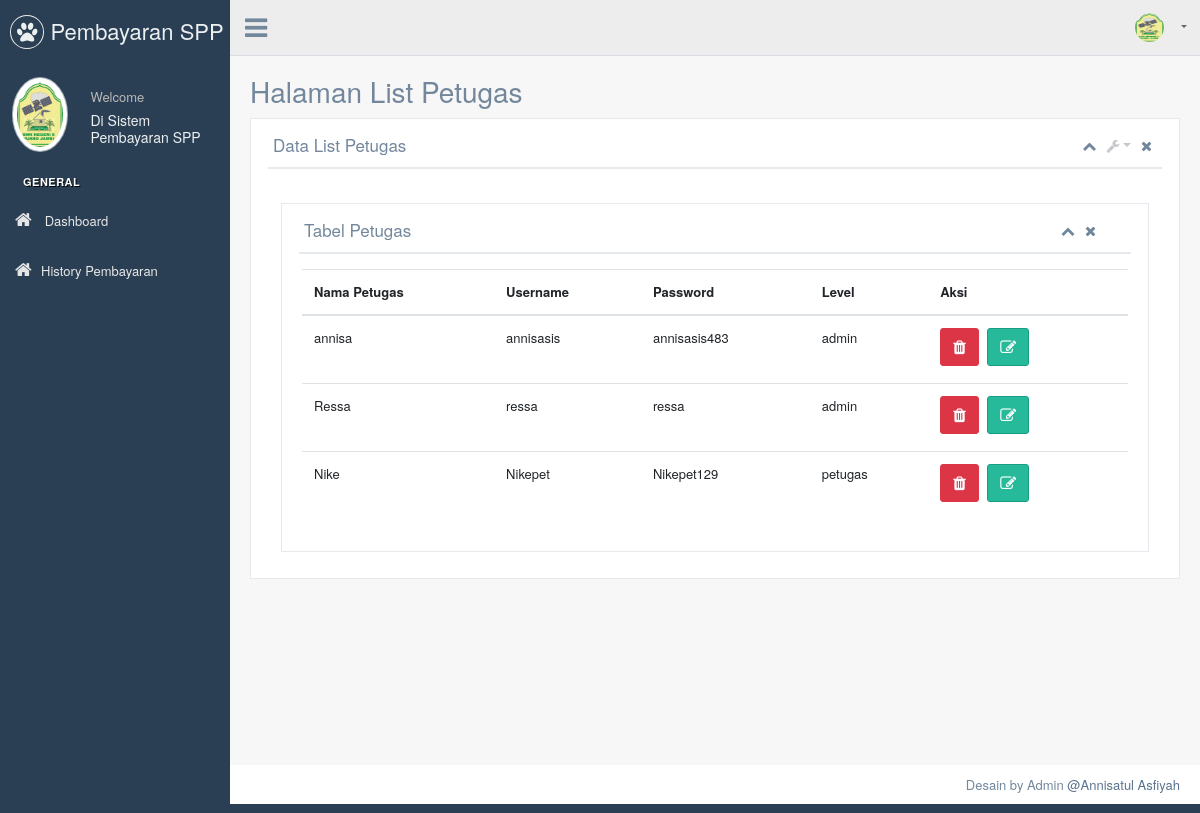
The page /production/list_petugas.php on the database its author committed.
### tables this page shows
CREATE TABLE `petugas` (
  `id_petugas` int(11) NOT NULL,
  `nama_petugas` varchar(35) NOT NULL,
  `level` enum('admin','petugas','siswa') NOT NULL,
  `username` varchar(25) NOT NULL,
  `password` varchar(25) NOT NULL
);

### production/list_petugas.php (the view, shortened to what this page needs)
<!DOCTYPE html>
<html lang="en">
<?php include("head.php")?>
<body class="nav-md">
	<div class="container body">
		<div class="main_container">
		<?php include("sidebar.php")?>
			<div class="top_nav">
			<?php include("header.php")?>
			</div>
			<div class="right_col" role="main">
				<div class="">
					<div class="page-title">
						<div class="title_left">
							<h3>Halaman List Petugas</h3>
						</div>
						<div class="title_right">
							<div class="col-md-5 col-sm-5  form-group pull-right top_search">
							</div>
						</div>
					</div>
					<div class="clearfix"></div>
					<div class="row">
						<div class="col-md-12 col-sm-12 ">
							<div class="x_panel">
								<div class="x_title">
									<h2>Data List Petugas </h2>
									<ul class="nav navbar-right panel_toolbox">
										<li><a class="collapse-link"><i class="fa fa-chevron-up"></i></a>
										</li>
										<li class="dropdown">
											<a href="#" class="dropdown-toggle" data-toggle="dropdown" role="button" aria-haspopup="true" aria-expanded="false"><i class="fa fa-wrench"></i></a>
										</li>
										<li><a class="close-link"><i class="fa fa-close"></i></a>
										</li>
									</ul>
									<div class="clearfix"></div>
								</div>
								<div class="x_content">
									<br />
									<div class="col-md-12 col-sm-12  ">
                <div class="x_panel">
                  <div class="x_title">
                    <h2>Tabel Petugas </h2>
                    <ul class="nav navbar-right panel_toolbox">
                      <li><a class="collapse-link"><i class="fa fa-chevron-up"></i></a>
                      </li>
                      <li><a class="close-link"><i class="fa fa-close"></i></a>
                      </li>
                    </ul>
                    <div class="clearfix"></div>
                  </div>
                  <div class="x_content">
                    <table class="table">
                      <thead>
                        <tr>
						  <th>Nama Petugas</th>
						  <th>Username</th>
						  <th>Password</th>
						  <th>Level</th>
                          <th>Aksi</th>
                        </tr>
                      </thead>
                      <tbody>
						<?php
						$queryUser = "SELECT * FROM petugas";
						$userResult = $conn->query($queryUser);
						if ($userResult->num_rows > 0) {
						while ($user = $userResult->fetch_assoc()) { ?>
						<tr>
                            <td><?php echo $user['nama_petugas']; ?></td>
                            <td><?php echo $user['username']; ?></td>
                            <td><?php echo $user['password']; ?></td>
                            <td><?php echo $user['level']; ?></td>
							<td>
								<a href="hapus_petugas.php?id=<?php echo $user['id_petugas']; ?>" class="btn btn-danger" onclick="return confirm('Apakah Kamu Yakin?')"><i class="fa fa-trash"></i></a>
								<a href="edit_petugas.php?id=<?php echo $user['id_petugas']; ?>" class="btn btn-success"><i class="fa fa-edit"></i></a>
							</td>
						</tr>
						<?php }}
						?>
						</tbody>
						</table>
                  </div>
                </div>
              </div>
								</div>
							</div>
						</div>
					</div>
				</div>
			</div>
			<?php include("footer.php")?>
		</div>
	</div>
</body></html>

### rows shown on the page
petugas: nama_petugas "annisa", username "annisasis", password "annisasis483", level "admin"
petugas: nama_petugas "Ressa", username "ressa", password "ressa", level "admin"
petugas: nama_petugas "Nike", username "Nikepet", password "Nikepet129", level "petugas"
